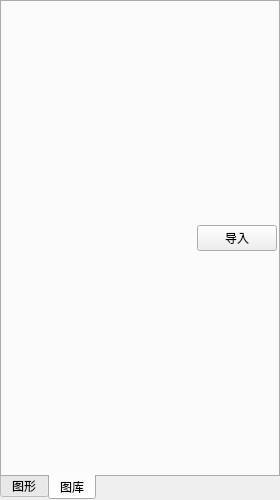
<?xml version="1.0" encoding="UTF-8"?>
<ui version="4.0">
 <class>ElementLibraryWidget</class>
 <widget class="QWidget" name="ElementLibraryWidget">
  <property name="geometry">
   <rect>
    <x>0</x>
    <y>0</y>
    <width>280</width>
    <height>500</height>
   </rect>
  </property>
  <property name="minimumSize">
   <size>
    <width>280</width>
    <height>500</height>
   </size>
  </property>
  <property name="maximumSize">
   <size>
    <width>280</width>
    <height>500</height>
   </size>
  </property>
  <property name="windowTitle">
   <string>图形元素</string>
  </property>
  <layout class="QVBoxLayout" name="verticalLayout">
   <property name="spacing">
    <number>0</number>
   </property>
   <property name="sizeConstraint">
    <enum>QLayout::SetMaximumSize</enum>
   </property>
   <property name="leftMargin">
    <number>0</number>
   </property>
   <property name="topMargin">
    <number>0</number>
   </property>
   <property name="rightMargin">
    <number>0</number>
   </property>
   <property name="bottomMargin">
    <number>0</number>
   </property>
   <item>
    <widget class="QTabWidget" name="tabWidget">
     <property name="tabPosition">
      <enum>QTabWidget::South</enum>
     </property>
     <property name="tabShape">
      <enum>QTabWidget::Rounded</enum>
     </property>
     <property name="currentIndex">
      <number>1</number>
     </property>
     <property name="elideMode">
      <enum>Qt::ElideNone</enum>
     </property>
     <property name="usesScrollButtons">
      <bool>true</bool>
     </property>
     <widget class="QWidget" name="tabElements">
      <attribute name="title">
       <string>图形</string>
      </attribute>
      <layout class="QVBoxLayout" name="layoutElements">
       <property name="spacing">
        <number>1</number>
       </property>
       <property name="leftMargin">
        <number>1</number>
       </property>
       <property name="topMargin">
        <number>1</number>
       </property>
       <property name="rightMargin">
        <number>1</number>
       </property>
       <property name="bottomMargin">
        <number>1</number>
       </property>
      </layout>
     </widget>
     <widget class="QWidget" name="tab_2">
      <attribute name="title">
       <string>图库</string>
      </attribute>
      <layout class="QGridLayout" name="gridLayout_4" rowstretch="1,0">
       <property name="leftMargin">
        <number>1</number>
       </property>
       <property name="topMargin">
        <number>1</number>
       </property>
       <property name="rightMargin">
        <number>1</number>
       </property>
       <property name="bottomMargin">
        <number>1</number>
       </property>
       <property name="spacing">
        <number>1</number>
       </property>
       <item row="0" column="0">
        <layout class="QGridLayout" name="libraryGridLayout"/>
       </item>
       <item row="1" column="0">
        <layout class="QHBoxLayout" name="horizontalLayout">
         <item>
          <spacer name="horizontalSpacer">
           <property name="orientation">
            <enum>Qt::Horizontal</enum>
           </property>
           <property name="sizeHint" stdset="0">
            <size>
             <width>40</width>
             <height>20</height>
            </size>
           </property>
          </spacer>
         </item>
         <item>
          <widget class="QPushButton" name="pbLoadLibrary">
           <property name="text">
            <string>导入</string>
           </property>
          </widget>
         </item>
        </layout>
       </item>
      </layout>
     </widget>
    </widget>
   </item>
  </layout>
 </widget>
 <resources/>
 <connections/>
</ui>
